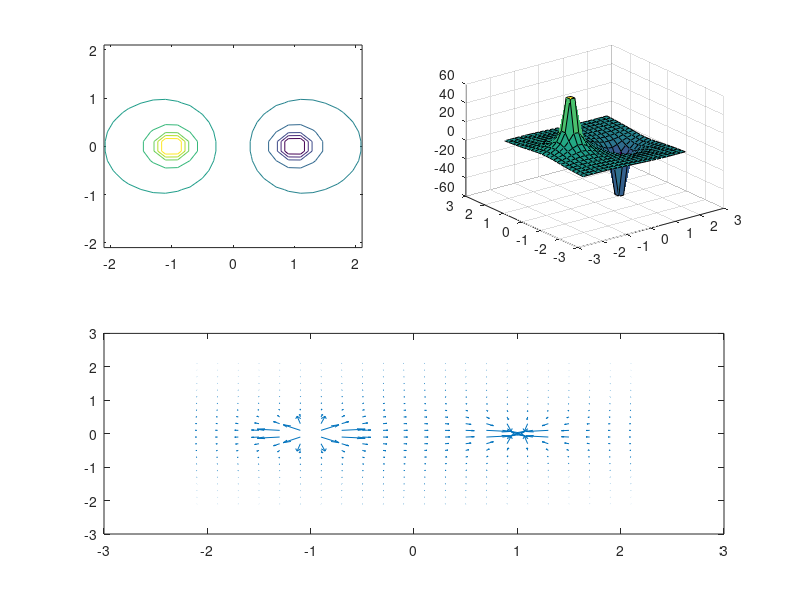

Here is the MATLAB script that generated this plot:
eps0 = 8.85*10^-12; k = 1/(4*pi*eps0);
q1 = 1e-9;
q2 = -1e-9;
a=1;
[x,y] = meshgrid(-2.1:0.2:2.1, -2.1:0.2:2.1);
r1=sqrt((x+a).^2+y.^2);
r2=sqrt((x-a).^2+y.^2);
V1 = k*q1./r1;
V2 = k*q2./r2;
V=double(V1+V2);
[px,py] = gradient(V,0.01,0.01);
subplot (2,2,1)
contour (x,y,V)
subplot (2,2,2);
surf(x,y,V)
subplot(2,1,2)
quiver (x,y,-px,-py)